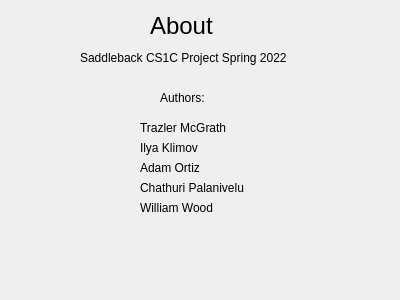
<?xml version="1.0" encoding="UTF-8"?>
<ui version="4.0">
 <class>About</class>
 <widget class="QDialog" name="About">
  <property name="geometry">
   <rect>
    <x>0</x>
    <y>0</y>
    <width>400</width>
    <height>300</height>
   </rect>
  </property>
  <property name="windowTitle">
   <string>Dialog</string>
  </property>
  <widget class="QLabel" name="label">
   <property name="geometry">
    <rect>
     <x>150</x>
     <y>10</y>
     <width>71</width>
     <height>31</height>
    </rect>
   </property>
   <property name="font">
    <font>
     <pointsize>18</pointsize>
    </font>
   </property>
   <property name="text">
    <string>About</string>
   </property>
  </widget>
  <widget class="QLabel" name="label_2">
   <property name="geometry">
    <rect>
     <x>80</x>
     <y>50</y>
     <width>331</width>
     <height>16</height>
    </rect>
   </property>
   <property name="text">
    <string>Saddleback CS1C Project Spring 2022</string>
   </property>
  </widget>
  <widget class="QLabel" name="label_3">
   <property name="geometry">
    <rect>
     <x>160</x>
     <y>90</y>
     <width>49</width>
     <height>16</height>
    </rect>
   </property>
   <property name="text">
    <string>Authors:</string>
   </property>
  </widget>
  <widget class="QLabel" name="label_4">
   <property name="geometry">
    <rect>
     <x>140</x>
     <y>120</y>
     <width>91</width>
     <height>16</height>
    </rect>
   </property>
   <property name="text">
    <string>Trazler McGrath</string>
   </property>
  </widget>
  <widget class="QLabel" name="label_5">
   <property name="geometry">
    <rect>
     <x>140</x>
     <y>140</y>
     <width>91</width>
     <height>16</height>
    </rect>
   </property>
   <property name="text">
    <string>Ilya Klimov</string>
   </property>
  </widget>
  <widget class="QLabel" name="label_6">
   <property name="geometry">
    <rect>
     <x>140</x>
     <y>160</y>
     <width>91</width>
     <height>16</height>
    </rect>
   </property>
   <property name="text">
    <string>Adam Ortiz</string>
   </property>
  </widget>
  <widget class="QLabel" name="label_7">
   <property name="geometry">
    <rect>
     <x>140</x>
     <y>180</y>
     <width>111</width>
     <height>16</height>
    </rect>
   </property>
   <property name="text">
    <string>Chathuri Palanivelu</string>
   </property>
  </widget>
  <widget class="QLabel" name="label_8">
   <property name="geometry">
    <rect>
     <x>140</x>
     <y>200</y>
     <width>91</width>
     <height>16</height>
    </rect>
   </property>
   <property name="text">
    <string>William Wood</string>
   </property>
  </widget>
 </widget>
 <resources/>
 <connections/>
</ui>
